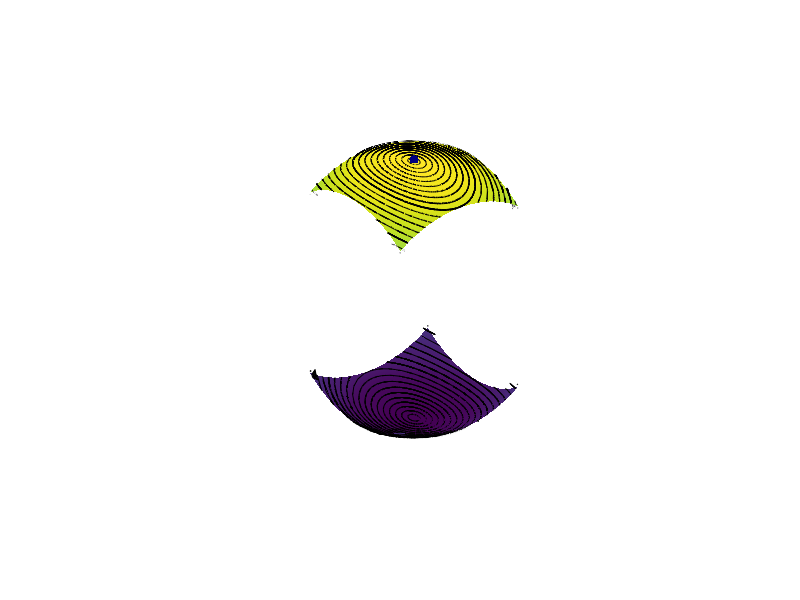

Here is the MATLAB script that generated this plot:
function unstable_rotation
   % Angular momentum of rotating rigid body
   % source code: Cleve's Corner Blog, 8/10/2015
   % https://blogs.mathworks.com/cleve/2015/08/10/tumbling-box-ode/#respond
   % Modified by Agnes Kovesdy, 11/26/2022

   function ydot = momentum(t,y,y0)
       i_1 = 1;
       i_2 = 1/2;
       i_3 = 1/3;
       ydot = [ (1/i_3 - 1/i_2)*y(2)*y(3); (1/i_1 - 1/i_3)*y(1)*y(3); 
                (1/i_2 - 1/i_1)*y(1)*y(2)];
   end

   % trajectories for z > 0
   function sphere_points_1 = points_1(x, y, z)
       x = 0;
       for y = 0.0:0.05:1.0
           z = sqrt(1-y^2);
           [t,y] = ode45(@momentum,[0,100],[x y z]);
           line(y(:,1),y(:,2),y(:,3),'color','black');
       end
       for y = 0.88:0.02:1.0
           z = sqrt(1-y^2);
           [t,y] = ode45(@momentum,[0,100],[x y z]);
           line(y(:,1),y(:,2),y(:,3),'color','black');
       end
   end

   % trajectories for z < 0
   function sphere_points_2 = points_2(x, y, z)
       x = 0;
       for y = 0.0:0.05:1.0
           z = sqrt(1-y^2);
           [t,y] = ode45(@momentum,[0,100],[x y -z]);
           line(y(:,1),y(:,2),y(:,3),'color','black');
       end
       for y = 0.88:0.02:1.0
           z = sqrt(1-y^2);
           [t,y] = ode45(@momentum,[0,100],[x y -z]);
           line(y(:,1),y(:,2),y(:,3),'color','black');
       end
   end

   % trajectories for x > 0
   function sphere_points_3 = points_3(x, y, z)
       z = 0;
       for x = 0.0:0.05:1.0
           y = sqrt(1-x^2);
           [t,y] = ode45(@momentum,[0,100],[x y z]);
           line(y(:,1),y(:,2),y(:,3),'color','black');
       end
   end

   % trajectories for x < 0
   function sphere_points_4 = points_4(x, y, z)
       z = 0;
       for x = 0.0:0.05:1.0
           y = sqrt(1-x^2);
           [t,y] = ode45(@momentum,[0,100],[-x y z]);
           line(y(:,1),y(:,2),y(:,3),'color','black');
       end
   end

   function [val,isterm,dir] = gstop(t,y,y0)
      d = y - y0;
      v = momentum(t,y);
      val = d'*v;
      isterm = 1;
      dir = 1;
   end

   opt = odeset('RelTol',1.e-6,'events',@gstop);
   clf
   [X,Y,Z] = sphere(36);
   h = surface(X,Y,Z);
   view(3)
   zoom(2)
   shading interp
   axis equal
   axis vis3d
   axis off
   set(gca,'xdir','rev','ydir','rev')
   dkblue = [0 0 .5];
   line(0,0,1.01,'marker','.','color',dkblue,'markersize',20)
   line(0,1.01,0,'marker','.','color',dkblue,'markersize',20)
   line(1.01,0,0,'marker','.','color',dkblue,'markersize',20)
   points_1(0, 0, 0)
   points_2(0, 0, 0)
   points_3(0, 0, 0)
   points_4(0, 0, 0)
end
